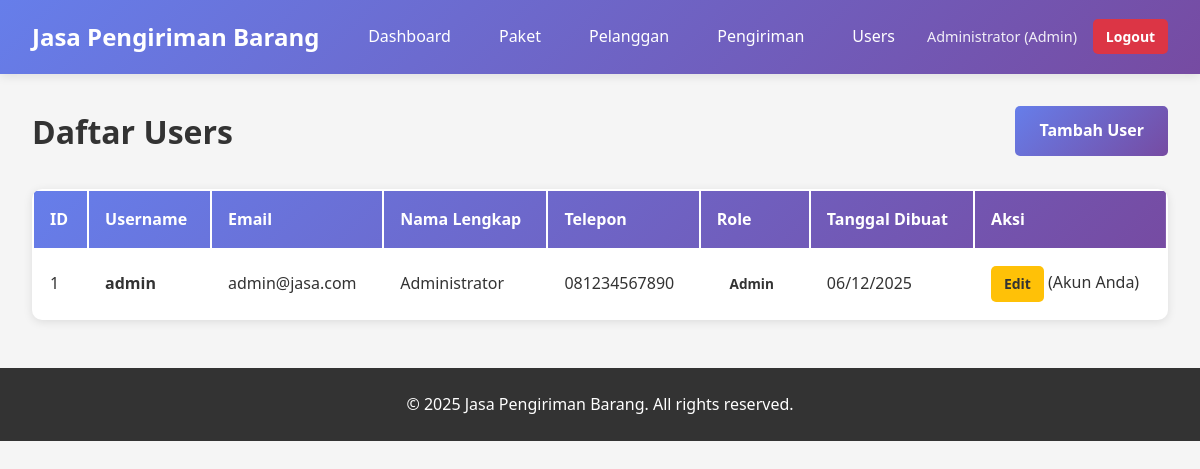
Screenshot of /users/index.php (signed in) with the database file from the repository.
### tables this page shows
CREATE TABLE IF NOT EXISTS users (
    id INT PRIMARY KEY AUTO_INCREMENT,
    username VARCHAR(50) NOT NULL UNIQUE,
    email VARCHAR(100) NOT NULL UNIQUE,
    password VARCHAR(255) NOT NULL,
    full_name VARCHAR(100) NOT NULL,
    phone VARCHAR(20),
    address TEXT,
    role_id INT NOT NULL,
    created_at TIMESTAMP DEFAULT CURRENT_TIMESTAMP,
    updated_at TIMESTAMP DEFAULT CURRENT_TIMESTAMP ON UPDATE CURRENT_TIMESTAMP,
    FOREIGN KEY (role_id) REFERENCES roles(id) ON DELETE RESTRICT
);

CREATE TABLE IF NOT EXISTS roles (
    id INT PRIMARY KEY AUTO_INCREMENT,
    name VARCHAR(50) NOT NULL UNIQUE,
    description TEXT,
    created_at TIMESTAMP DEFAULT CURRENT_TIMESTAMP
);

### users/index.php (the view, shortened to what this page needs)
<?php
$conn = getDBConnection();
$users = [];
$result = $conn->query("SELECT u.*, r.name as role_name
                       FROM users u
                       JOIN roles r ON u.role_id = r.id
                       ORDER BY u.created_at DESC");
while ($row = $result->fetch_assoc()) {
    $users[] = $row;
}
?>
<!DOCTYPE html>
<html lang="id">
<head>
    <link rel="stylesheet" href="../assets/css/style.css">
</head>
<body>
    <?php include '../includes/header.php'; ?>
    <div class="container">
        <div class="page-header">
            <h1>Daftar Users</h1>
            <a href="create.php" class="btn btn-primary">Tambah User</a>
        </div>
        <?php if (empty($users)): ?>
            <p>Tidak ada user. <a href="create.php">Tambah user pertama</a></p>
        <?php else: ?>
            <table class="data-table">
                <thead>
                    <tr>
                        <th>ID</th>
                        <th>Username</th>
                        <th>Email</th>
                        <th>Nama Lengkap</th>
                        <th>Telepon</th>
                        <th>Role</th>
                        <th>Tanggal Dibuat</th>
                        <th>Aksi</th>
                    </tr>
                </thead>
                <tbody>
                    <?php foreach ($users as $user): ?>
                    <tr>
                        <td><?php echo $user['id']; ?></td>
                        <td><strong><?php echo htmlspecialchars($user['username']); ?></strong></td>
                        <td><?php echo htmlspecialchars($user['email']); ?></td>
                        <td><?php echo htmlspecialchars($user['full_name']); ?></td>
                        <td><?php echo htmlspecialchars($user['phone'] ?? '-'); ?></td>
                        <td>
                            <span class="badge badge-<?php
                                echo $user['role_name'] === 'Admin' ? 'danger' :
                                    ($user['role_name'] === 'Staff' ? 'warning' : 'info');
                            ?>">
                                <?php echo htmlspecialchars($user['role_name']); ?>
                            </span>
                        </td>
                        <td><?php echo date('d/m/Y', strtotime($user['created_at'])); ?></td>
                        <td>
                            <a href="edit.php?id=<?php echo $user['id']; ?>" class="btn btn-sm btn-warning">Edit</a>
                            <?php if ($user['id'] != $_SESSION['user_id']): ?>
                                <a href="delete.php?id=<?php echo $user['id']; ?>" class="btn btn-sm btn-danger" onclick="return confirm('Yakin ingin menghapus user ini?')">Hapus</a>
                            <?php else: ?>
                                <span class="text-muted">(Akun Anda)</span>
                            <?php endif; ?>
                        </td>
                    </tr>
                    <?php endforeach; ?>
                </tbody>
            </table>
        <?php endif; ?>
    </div>
    <?php include '../includes/footer.php'; ?>
</body>
</html>

### assets/css/style.css (style rules this page uses)
* { margin: 0; padding: 0; box-sizing: border-box; }
body { font-family: 'Segoe UI', Tahoma, Geneva, Verdana, sans-serif; background-color: #f5f5f5; color: #333; line-height: 1.6; }
.container { max-width: 1200px; margin: 2rem auto; padding: 0 2rem; }
.btn { display: inline-block; padding: 0.75rem 1.5rem; border: none; border-radius: 5px; font-size: 1rem; font-weight: 600; text-decoration: none; cursor: pointer; transition: all 0.3s; text-align: center; }
.btn-primary { background: linear-gradient(135deg, #667eea 0%, #764ba2 100%); color: white; }
.btn-warning { background: #ffc107; color: #333; }
.btn-sm { padding: 0.4rem 0.8rem; font-size: 0.875rem; }
.page-header { display: flex; justify-content: space-between; align-items: center; margin-bottom: 2rem; flex-wrap: wrap; gap: 1rem; }
.page-header h1 { color: #333; }
.data-table { width: 100%; background: white; border-radius: 10px; overflow: hidden; box-shadow: 0 2px 10px rgba(0,0,0,0.1); }
.data-table thead { background: linear-gradient(135deg, #667eea 0%, #764ba2 100%); color: white; }
.data-table th { padding: 1rem; text-align: left; font-weight: 600; }
.data-table td { padding: 1rem; border-bottom: 1px solid #eee; }
.data-table tbody tr:last-child td { border-bottom: none; }
.badge { display: inline-block; padding: 0.4rem 0.8rem; border-radius: 20px; font-size: 0.85rem; font-weight: 600; }

### rows the page displays
users: id "1", username "admin", email "admin@jasa.com", full_name "Administrator", phone "081234567890", role.name "Admin", created_at "06/12/2025", shows "(Akun Anda)"

### other values shown
$_SESSION['full_name'] "Administrator"
$_SESSION['role'] "Admin"
